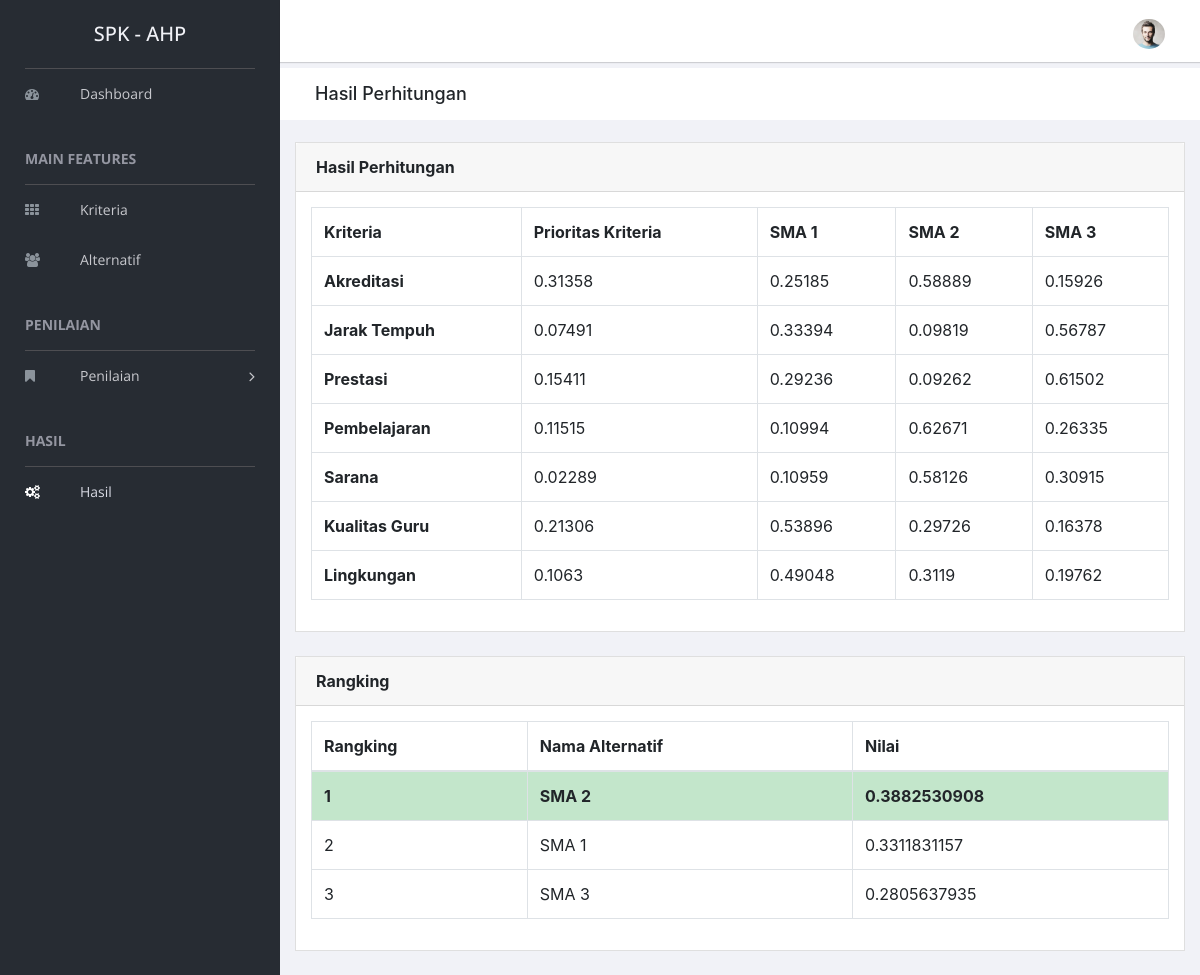
Page /index.php/hasil on the committed database.
### tables this page shows
CREATE TABLE `alternatif` (
  `id_alternatif` int(11) NOT NULL,
  `kode_alternatif` varchar(10) NOT NULL,
  `nama_alternatif` varchar(40) NOT NULL
);

CREATE TABLE `kriteria` (
  `id_kriteria` int(11) NOT NULL,
  `kode_kriteria` varchar(10) NOT NULL,
  `nama_kriteria` varchar(30) NOT NULL
);

CREATE TABLE `prioritas_kriteria` (
  `id_pvk` int(11) NOT NULL,
  `id_kriteria` int(11) NOT NULL,
  `nilai` float NOT NULL
);

CREATE TABLE `prioritas_alternatif` (
  `id_pva` int(11) NOT NULL,
  `id_kriteria` int(11) NOT NULL,
  `id_alternatif` int(11) NOT NULL,
  `nilai` float NOT NULL
);

### application/models/Kriteria_model.php (called while the page is built, shortened)
<?php
class Kriteria_model extends CI_Model
{
  public function getAll()
  {
    return $this->db->get('kriteria')->result();
  }
}

### index.php (called while the page is built, shortened)
<?php
require_once BASEPATH.'core/CodeIgniter.php';

### application/models/Hasil_model.php (called while the page is built, shortened)
<?php
class Hasil_model extends CI_Model
{
  public function getPVKriteria()
  {
    return $this->db->get('prioritas_kriteria')->result();
  }
  public function getPVAlternatif()
  {
    return $this->db->get('prioritas_alternatif')->result();
  }
  public function getCountAlternatif()
  {
    $this->db->select('COUNT(DISTINCT(id_kriteria)) as jumlah_pva');
    return $this->db->get('prioritas_alternatif')->row();
  }
}

### application/models/Alternatif_model.php (called while the page is built, shortened)
<?php
class Alternatif_model extends CI_Model
{
  public function getAll()
  {
    return $this->db->get('alternatif')->result();
  }
}

### application/controllers/Hasil.php (the view, shortened to what this page needs)
<?php
class Hasil extends CI_Controller
{
  public function index()
  {
    $kriteria = $this->kriteria->getAll();
    $alternatif = $this->alternatif->getAll();
    $pv_kriteria = $this->hasil->getPVKriteria();
    $pv_alternatif = $this->hasil->getPVAlternatif();
    $jumlah_pvk = count($pv_kriteria);
    $jumlah_pva = $this->hasil->getCountAlternatif();
    $html = '';
    if (count($kriteria) == $jumlah_pvk && count($kriteria) == $jumlah_pva->jumlah_pva) {
      $html .= "<tr><th>Kriteria</th><th>Prioritas Kriteria</th>";
      foreach ($alternatif as $rs) {
        $html .= "<th>" . $rs->nama_alternatif . "</th>";
      }
      $html .= "</tr>";
      for ($x = 0; $x < count($kriteria); $x++) {
        $html .= "<tr><th>" . $kriteria[$x]->nama_kriteria . "</th>";
        foreach ($pv_kriteria as $pv_k) {
          if ($kriteria[$x]->id_kriteria == $pv_k->id_kriteria) {
            $html .= "<td>" . $pv_k->nilai . "</td>";
          }
        }
        for ($y = 0; $y < count($alternatif); $y++) {
          foreach ($pv_alternatif as $pv_a) {
            if ($kriteria[$x]->id_kriteria == $pv_a->id_kriteria && $alternatif[$y]->id_alternatif == $pv_a->id_alternatif) {
              $html .= "<td>" . $pv_a->nilai . "</td>";
            }
          }
        }
        $html .= "</tr>";
      }
    } else {
      echo "<script>alert('Perbandingan Berpasangan Belum Lengkap. Mohon Lengkapi Terlebih Dahulu');</script>";
      echo "<script>window.location = '" . base_url('dashboard ') . "';</script>";
    }
  }
}

### rows in the picture
alternatif: nama_alternatif "SMA 1"
alternatif: nama_alternatif "SMA 2"
alternatif: nama_alternatif "SMA 3"
kriteria: nama_kriteria "Akreditasi"
prioritas_kriteria: nilai "0.31358"
prioritas_alternatif: nilai "0.25185"
prioritas_alternatif: nilai "0.58889"
prioritas_alternatif: nilai "0.15926"
kriteria: nama_kriteria "Jarak Tempuh"
prioritas_kriteria: nilai "0.07491"
prioritas_alternatif: nilai "0.33394"
prioritas_alternatif: nilai "0.09819"
prioritas_alternatif: nilai "0.56787"
kriteria: nama_kriteria "Prestasi"
prioritas_kriteria: nilai "0.15411"
prioritas_alternatif: nilai "0.29236"
prioritas_alternatif: nilai "0.09262"
prioritas_alternatif: nilai "0.61502"
kriteria: nama_kriteria "Pembelajaran"
prioritas_kriteria: nilai "0.11515"
prioritas_alternatif: nilai "0.10994"
prioritas_alternatif: nilai "0.62671"
prioritas_alternatif: nilai "0.26335"
kriteria: nama_kriteria "Sarana"
prioritas_kriteria: nilai "0.02289"
prioritas_alternatif: nilai "0.10959"
prioritas_alternatif: nilai "0.58126"
prioritas_alternatif: nilai "0.30915"
kriteria: nama_kriteria "Kualitas Guru"
prioritas_kriteria: nilai "0.21306"
prioritas_alternatif: nilai "0.53896"
prioritas_alternatif: nilai "0.29726"
prioritas_alternatif: nilai "0.16378"
kriteria: nama_kriteria "Lingkungan"
prioritas_kriteria: nilai "0.1063"
prioritas_alternatif: nilai "0.49048"
prioritas_alternatif: nilai "0.3119"
prioritas_alternatif: nilai "0.19762"

### other values in the picture
$title "Hasil Perhitungan"
$rs['alternatif'] "SMA 2"
$rs['nilai'] "0.3882530908"
$rs['alternatif'] "SMA 1"
$rs['nilai'] "0.3311831157"
$rs['alternatif'] "SMA 3"
$rs['nilai'] "0.2805637935"
